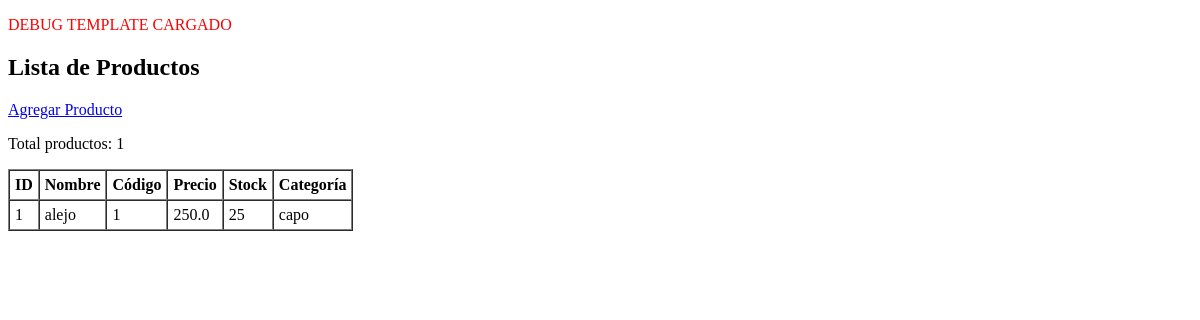
Before: / with the older database file.
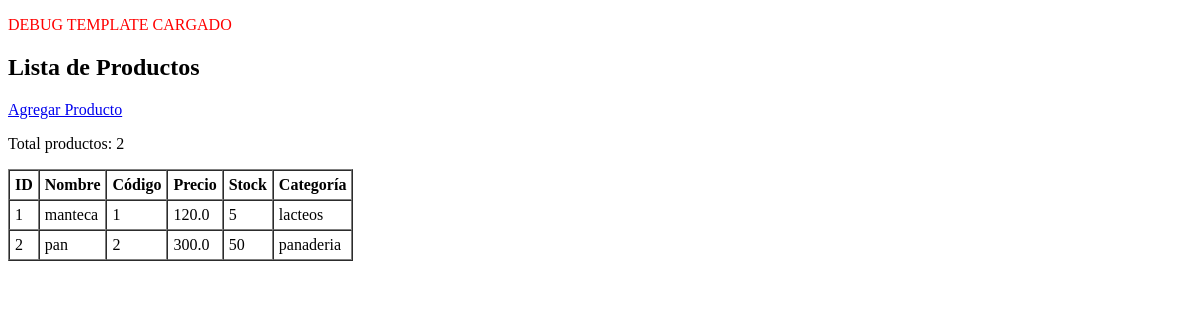
After: the same page with the newer database file.
### tables this page shows
CREATE TABLE productos (
            id INTEGER PRIMARY KEY AUTOINCREMENT,
            nombre TEXT NOT NULL,
            codigo TEXT NOT NULL,
            precio REAL NOT NULL,
            stock INTEGER NOT NULL DEFAULT 0,
            categoria TEXT NOT NULL
        );

### app.py (the view)
@app.route("/")
def home():
    conn = conectar()
    productos = conn.execute("SELECT * FROM productos").fetchall()
    for p in productos:
        print(dict(p))
    conn.close()
    return render_template("index.html", productos=productos)

### db.py (called while the page is built)
def conectar():
    conn = sqlite3.connect(DB_NAME)
    conn.row_factory = sqlite3.Row
    return conn

### templates/index.html (shortened to what this page needs)
<!DOCTYPE html>
<html lang="en">
<head>
</head>
<body>
    {% extends "productos.html" %}

### templates/productos.html (shortened to what this page needs)
<!DOCTYPE html>
<html lang="en">
<head>
</head>
<body>
    <p style="color:red;">DEBUG TEMPLATE CARGADO</p>
    <h2>Lista de Productos</h2>
    <a href="/agregar_productos">Agregar Producto</a>
    <p>Total productos: {{ productos|length }}</p>
    <table border="1" cellpadding="5" cellspacing="0">
        <thead>
            <tr>
                <th>ID</th>
                <th>Nombre</th>
                <th>Código</th>
                <th>Precio</th>
                <th>Stock</th>
                <th>Categoría</th>
            </tr>
        </thead>
        <tbody>
            {% for producto in productos %}
            <tr>
                <td>{{ producto.id }}</td>
                <td>{{ producto.nombre }}</td>
                <td>{{ producto.codigo }}</td>
                <td>{{ producto.precio }}</td>
                <td>{{ producto.stock }}</td>
                <td>{{ producto.categoria }}</td>
            </tr>
            {% endfor %}
        </tbody>
    </table>
</body>
</html>

Changed rows visible on the page:
changed productos id 1: nombre "alejo" → "manteca"; precio "250.0" → "120.0"; stock "25" → "5"; categoria "capo" → "lacteos"
added productos: id "2", nombre "pan", codigo "2", precio "300.0", stock "50", categoria "panaderia"
Other visible differences:
{{ productos|length }}: "1" → "2"
